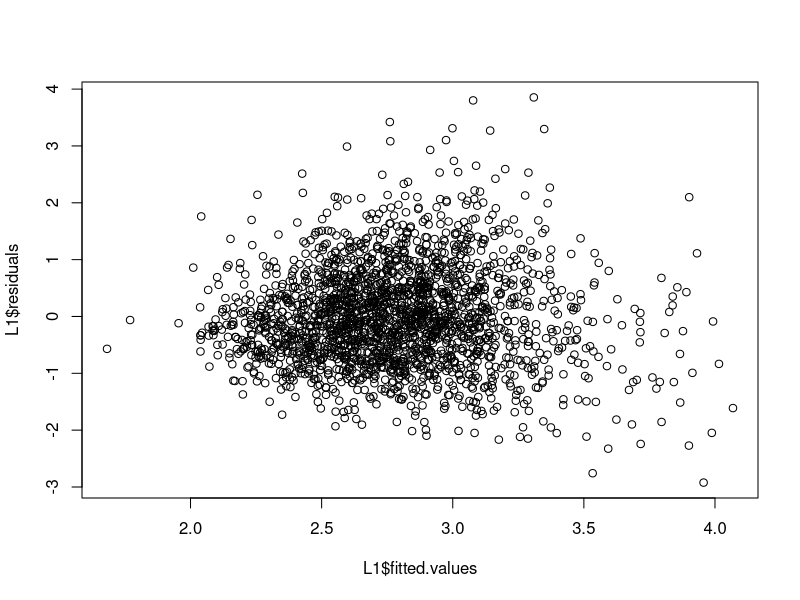

Reproduce this figure in R. (Note: this script raises an error after producing the figure.)
### Using this file for regression.

## load the packages
library(lme4)
library(data.table)
library(foreign)
library(MASS)
library(car)

## set the working directory
setwd("/Users/lihuayu/Documents/UMich-New Start/506/Project")

## Read the cleaned data; after reading, we remove the seqn variable, 
## and set gender and race as factor variables
Data=fread('Final.csv')
DT=Data[,.(gender=as.factor(gender),age,race=as.factor(race),intake_fat,intake_chol,
         systolic,diastolic,ldl,triglycerides,weight,height,bmi)]

## First of all, we will fit the model with all variables, and then give 
## the residual plot of the model.
L1=lm(ldl~.,data=DT)
summary(L1)
plot(L1$fitted.values,L1$residuals)

## Here, it seems that some transformations should be used upon ldl. Here
## we do the Box-Cox test.
boxcox(L1,plotit=TRUE,lambda=seq(0,1,1/100))

## Here it seems that lambda=0.5 is the best choice, that is, to use sqrt(ldl).
## Here we make the transformation and then do the regression again.
L2=lm(sqrt(ldl)~.,data=DT)
summary(L2)

## There are too many variables in the regression model, so here we will do
## the model selection and choose the variables. Here we do both the forward
## and backward selections.
L3=step(L2,direction='both')
summary(L3)

## By the way, in the models before, we didn't consider transformations 
## upon predictors; in the coming part, we will consider adding some
## nonlinear terms.
crPlots(L2,layout=c(4,3))

## From the partial residual plots, we can find out that for triglycerides and age,
## some nonlinear transformation forms should be add. We add this term, and the
## regression result is as following:
L4=lm(sqrt(ldl)~gender+age+race+intake_fat+intake_chol+systolic+diastolic+
             weight+height+bmi+triglycerides+I(triglycerides^2)+I(age^2),data=DT)
summary(L4)

## Just the same, do the model selection.
L5=step(L4,direction='both')
summary(L5)


## By the way, we will have the linear mixed model upon the dataset:
LM=lmer(ldl~age+intake_fat+intake_chol+systolic+diastolic+
          weight+height+bmi+triglycerides+(1|gender)+(1|race),data=DT)
summary(LM)












